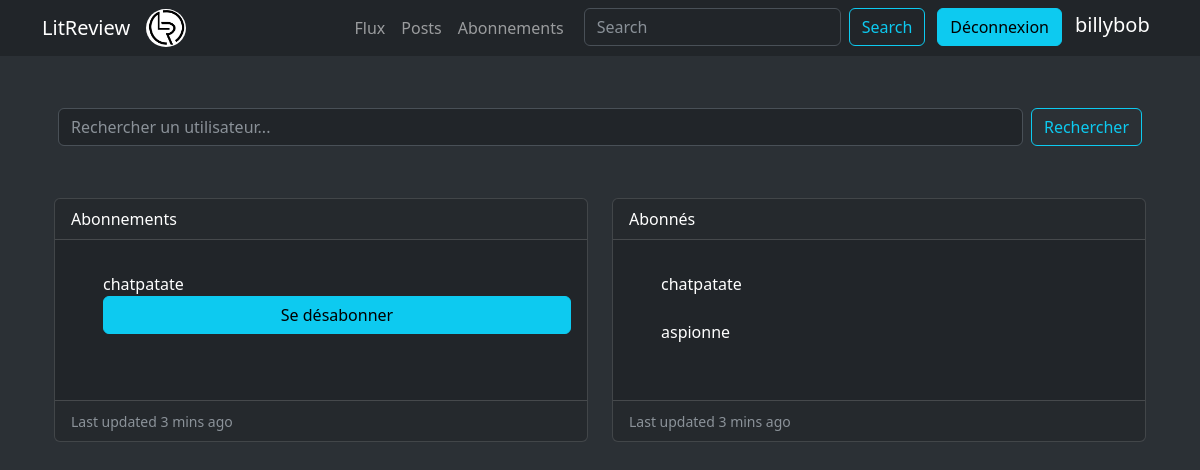
Page /subscriptions/ (signed in) on the committed database.
### authentification/models.py (models this page shows, shortened)
class CustomUser(AbstractUser):
    pass

### subscriptions/models.py (models this page shows, shortened)
class Subscription(models.Model):
    follower = models.ForeignKey(User, related_name="following", on_delete=models.CASCADE)
    followed = models.ForeignKey(User, related_name="followers", on_delete=models.CASCADE)
    created_at = models.DateTimeField(auto_now_add=True)
    class Meta:
        unique_together = ('follower', 'followed')  # Prevent duplicate

### subscriptions/views.py (the view)
# urls.py: path('', views.subscriptions_view, name='subscriptions_view'),
@login_required
def subscriptions_view(request):
    query = request.GET.get('q', '')
    users = User.objects.filter(username__icontains=query).exclude(id=request.user.id)
    followers = Subscription.objects.filter(followed=request.user).select_related('follower')
    following = Subscription.objects.filter(follower=request.user).select_related('followed')
    following_user_ids = set(following.values_list('followed__id', flat=True))
    return render(request, 'subscriptions/subscriptions.html', {
        'users': users,
        'query': query,
        'followers': followers,
        'following': following,
        'following_user_ids': following_user_ids,
    })

### templates/subscriptions/subscriptions.html (shortened to what this page needs)
{% extends 'base.html' %}
{% block content %}
<div class="container-fluid">
    <div class="col-sd-12 p-1">
        <form class="d-flex" role="search" method="GET" action="{% url 'subscriptions:subscriptions_view' %}">
        <input class="form-control me-2" type="text" name="q" placeholder="Rechercher un utilisateur..." value="{{ query }}" aria-label="Search">
        <button class="btn btn-outline-info" type="submit">Rechercher</button>
        </form>
    </div>
    <br/>
    <div class="row row-cols-1 row-cols-md-2 g-4">
        <div class="col">
            <div class="card text-bg-dark h-100">
            <div class="card-header">Abonnements</div>
            <div class="card-body">
            <p class="card-text">
                <ul>
                    {% for sub in following %}
                        <li class="list-group-item btn-group-vertical">
                            {{ sub.followed.username }}
                            <button type="button" class="btn btn-info" onclick="location.href='{% url 'subscriptions:unfollow_user' sub.followed.id %}'">Se désabonner</button>
                        </li>
                    {% empty %}
                        <li class="list-group-item">Vous ne suivez personne.</li>
                    {% endfor %}
                </ul>
            </p>
            </div>
            <div class="card-footer">
            <small class="text-body-secondary">Last updated 3 mins ago</small>
            </div>
        </div>
        </div>
        <div class="col">
            <div class="card text-bg-dark h-100">
                <div class="card-header">Abonnés</div>
                <div class="card-body">
                    <p class="card-text">
                        <ul>
                            {% for sub in followers %}
                                <li class="list-group-item">{{ sub.follower.username }}</li><br>
                            {% empty %}
                                <li class="list-group-item">Personne ne vous suit.</li>
                            {% endfor %}
                        </ul>
                    </p>
                </div>
                <div class="card-footer">
                    <small class="text-body-secondary">Last updated 3 mins ago</small>
                </div>
            </div>
        </div>
    </div>
    <br/>
    <br/>
</div>
{% endblock %}

### templates/base.html (shortened to what this page needs)
{% load static %}
<!DOCTYPE html>
<html lang="fr" data-bs-theme="dark">
<head>
    <link href="https://cdn.jsdelivr.net/npm/bootstrap@5.3.0/dist/css/bootstrap.min.css" rel="stylesheet">
    <link rel="stylesheet" href="https://cdnjs.cloudflare.com/ajax/libs/font-awesome/6.5.1/css/all.min.css">
    <link href="{% static 'css/style.css' %}" rel="stylesheet">
</head>
<body class="d-flex flex-column min-vh-100">
    <nav class="navbar sticky-top navbar-expand-lg navbar-dark bg-dark">
        <div class="container">
            <a class="navbar-brand" href="{% url 'home' %}">LitReview</a>
            <img src="{% static 'images/icon.png' %}" class="img-fluid rounded-circle" style="max-width: 2.5rem" alt="image">
            <div class="collapse navbar-collapse">
                <ul class="navbar-nav ms-auto">
                    {% if user.is_authenticated %}
                        <li class="nav-item"><a class="nav-link" href="{% url 'billet:flux' %}">Flux</a></li>
                        <li class="nav-item"><a class="nav-link" href="{% url 'billet:my_tickets_and_critics' %}">Posts</a></li>
                        <li class="nav-item"><a class="nav-link" href="{% url 'subscriptions:subscriptions_view' %}">Abonnements</a></li>
                        <div class="container-fluid">
                            <form class="d-flex" role="search">
                                <input class="form-control me-2" type="search" placeholder="Search" aria-label="Search">
                                <button class="btn btn-outline-info" type="submit">Search</button>
                            </form>
                        </div>
                        <li class="nav-item">
                            <form action="{% url 'logout' %}" method="post">
                                <button class="btn btn-info" type="submit">Déconnexion</button>
                            </form>
                        </li>
                        <div class="badge fw-normal fs-5" style="width: 6rem;">
                            {{ user.username }}
                        </div>
                    {% else %}
                        <li class="nav-item"><a class="nav-link" href="{% url 'login' %}">Connexion</a></li>
                        <li class="nav-item"><a class="nav-link" href="{% url 'signup' %}">Inscription</a></li>
                    {% endif %}
                </ul>
            </div>
        </div>
    </nav>
    <div class="container mt-5 form-container">
        {% block content %}{% endblock %}
    </div>
</body>
</html>

### templates/base.html (style rules this page uses)
body { background-color: #2b3035; color: white; }
.form-container { background-color: transparent !important; }

### rows in the picture
CustomUser: username "billybob"
Subscription: followed.username "chatpatate"
Subscription: follower.username "chatpatate"
Subscription: follower.username "aspionne"
